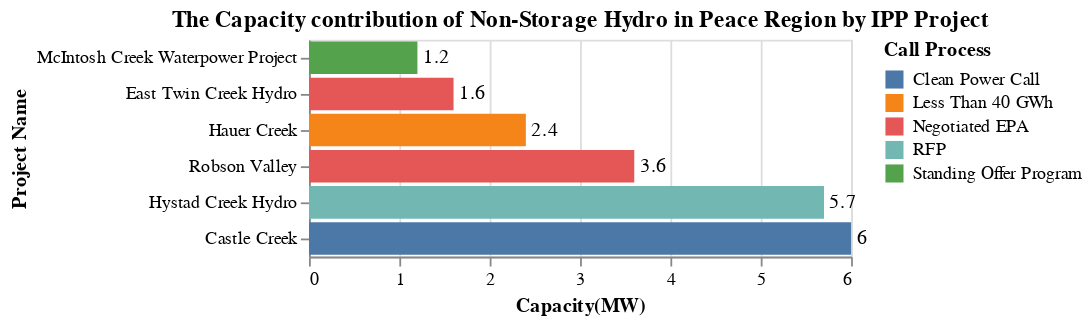

The cell this chart's notebook holds for it:
### Code cell
title = alt.TitleParams('The Capacity contribution of Non-Storage Hydro in Peace Region by IPP Project')

capacity_IPP = alt.Chart(data_PR, title = title).mark_bar().encode(
                    alt.Y('Project_name', title='Project Name',sort='x'),
                    alt.X('sum(Capacity(MW))', title='Capacity(MW)'),
                    alt.Color('Call_process', title = 'Call Process')).properties( width=300)
cap_PR_Loc_chart = capacity_IPP + capacity_IPP.mark_text(
    color = 'black', align='left', dx = 3).encode(text='sum(Capacity(MW))',color=alt.value('black'))
cap_PR_Loc_chart

### Figure 1 — Vega-Lite specification as saved in the notebook (floating-point values rounded to 4 significant figures)
{"config": {"view": {"continuousWidth": 300, "continuousHeight": 300}}, "layer": [{"mark": {"type": "bar"}, "encoding": {"color": {"field": "Call_process", "title": "Call Process", "type": "nominal"}, "x": {"aggregate": "sum", "field": "Capacity(MW)", "title": "Capacity(MW)", "type": "quantitative"}, "y": {"field": "Project_name", "sort": "x", "title": "Project Name", "type": "nominal"}}, "title": {"text": "The Capacity contribution of Non-Storage Hydro in Peace Region by IPP Project"}}, {"mark": {"type": "text", "align": "left", "color": "black", "dx": 3}, "encoding": {"color": {"value": "black"}, "text": {"aggregate": "sum", "field": "Capacity(MW)", "type": "quantitative"}, "x": {"aggregate": "sum", "field": "Capacity(MW)", "title": "Capacity(MW)", "type": "quantitative"}, "y": {"field": "Project_name", "sort": "x", "title": "Project Name", "type": "nominal"}}, "title": {"text": "The Capacity contribution of Non-Storage Hydro in Peace Region by IPP Project"}}], "data": {"name": "data-c99655fe2b53e659ad33e1bed03a4384"}, "width": 300, "$schema": "https://vega.github.io/schema/vega-lite/v5.20.1.json", "datasets": {"data-c99655fe2b53e659ad33e1bed03a4384": [{"Sub_region": "Central Interior", "Project_name": "Castle Creek", "IPP_seller": "Castle Mountain Hydro Ltd.", "Location": "McBride", "Type": "Non-Storage Hydro", "Year": "2010", "Call_process": "Clean Power Call", "Capacity(MW)": 6.0, "Energy(GWh/yr)": 34.0, "Region": "Peace Region"}, {"Sub_region": "Central Interior", "Project_name": "McIntosh Creek Waterpower Project", "IPP_seller": "Snowshoe Power Ltd.", "Location": "McBride", "Type": "Non-Storage Hydro", "Year": "2010", "Call_process": "Standing Offer Program", "Capacity(MW)": 1.2, "Energy(GWh/yr)": 4.1, "Region": "Peace Region"}, {"Sub_region": "Central Interior", "Project_name": "East Twin Creek Hydro", "IPP_seller": "Valemount Hydro Limited Partnership", "Location": "McBride", "Type": "Non-Storage Hydro", "Year": "2011", "Call_process": "Negotiated EPA", "Capacity(MW)": 1.6, "Energy(GWh/yr)": 6.0, "Region": "Peace Region"}, {"Sub_region": "Central Interior", "Project_name": "Robson Valley", "IPP_seller": "Robson Valley Power Corporation", "Location": "McBride", "Type": "Non-Storage Hydro", "Year": "2020", "Call_process": "Negotiated EPA", "Capacity(MW)": 3.6, "Energy(GWh/yr)": 19.2, "Region": "Peace Region"}, {"Sub_region": "Central Interior", "Project_name": "Hystad Creek Hydro", "IPP_seller": "Valemount Hydro Limited Partnership", "Location": "Valemount", "Type": "Non-Storage Hydro", "Year": "2000", "Call_process": "RFP", "Capacity(MW)": 5.7, "Energy(GWh/yr)": 20.0, "Region": "Peace Region"}, {"Sub_region": "Central Interior", "Project_name": "Hauer Creek", "IPP_seller": "Hauer Creek Power Inc.", "Location": "Valemount", "Type": "Non-Storage Hydro", "Year": "2001", "Call_process": "Less Than 40 GWh", "Capacity(MW)": 2.4, "Energy(GWh/yr)": 12.5, "Region": "Peace Region"}]}}
